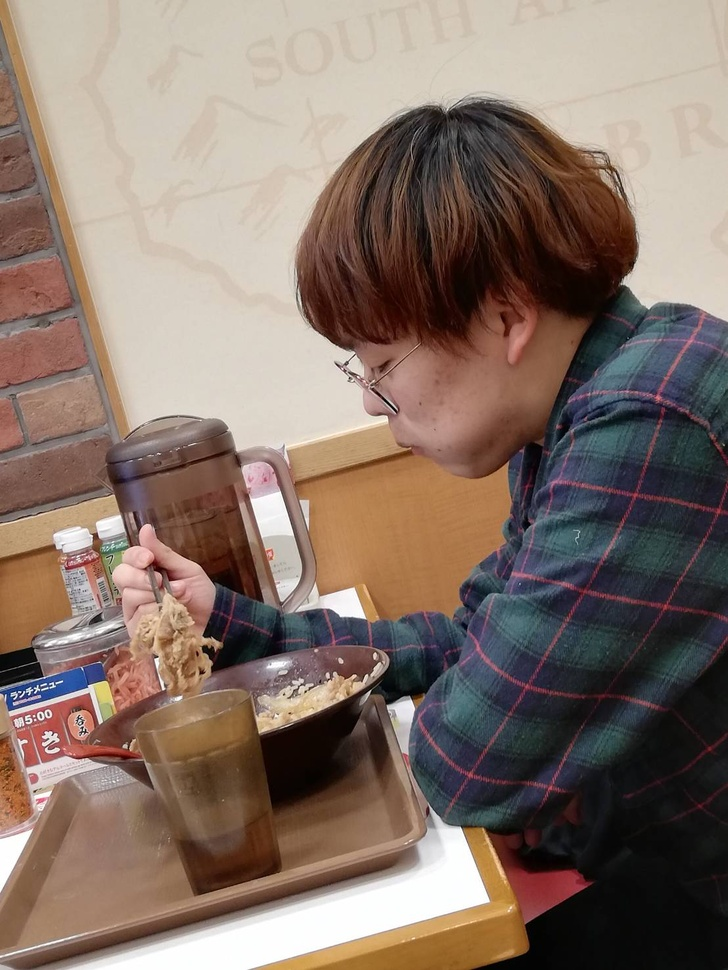
#> input picture python/opencv_bin/sample.jpg, 728 x 970 px, shrunk from 1108 x 1477 before the run
$ python main.py
#> lines starting #> are read from the running program, lines starting #| are printed output that depends on the picture
import cv2
import matplotlib.pyplot as plt

img_bgr = cv2.imread('sample.jpg', 0)
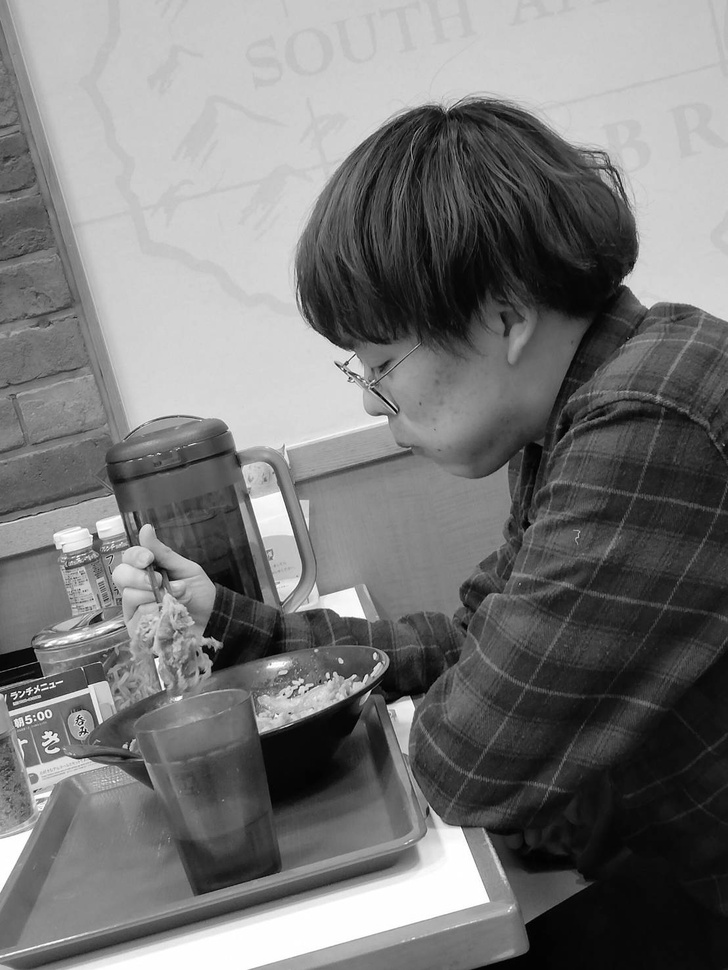
#> img_bgr: shape (970, 728); min 0, max 255, mean 119.3
img_rgb = cv2.cvtColor(img_bgr, cv2.COLOR_BGR2RGB)

retval, img_bin = cv2.threshold(img_rgb, 100, 255, cv2.THRESH_TOZERO)
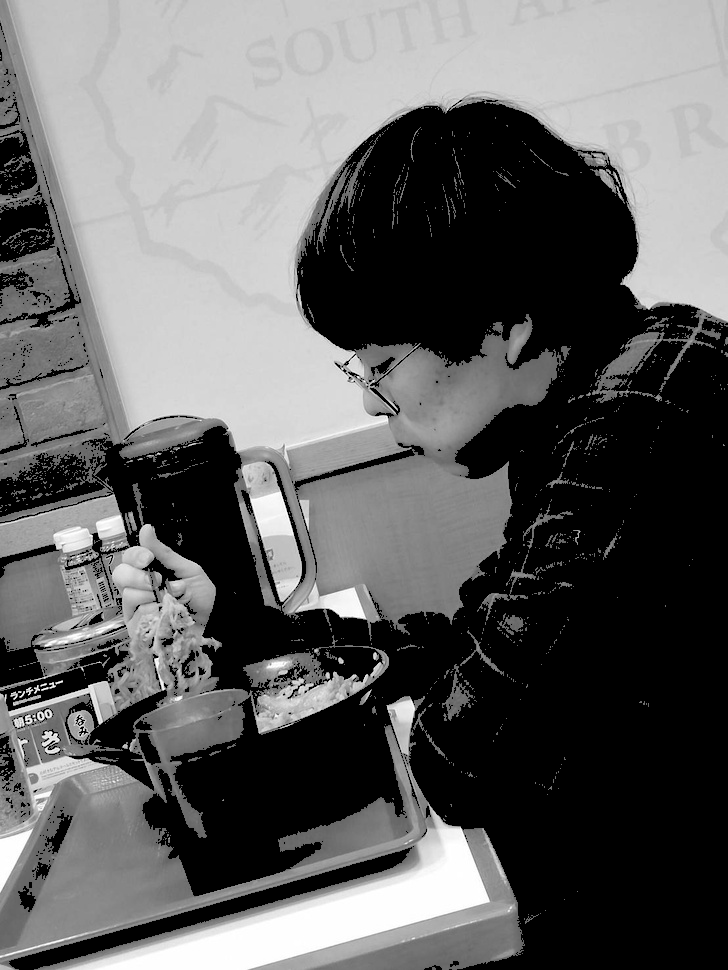
#> img_bin: shape (970, 728, 3); min 0, max 255, mean 97.3

plt.imshow(img_bin)
plt.show()
